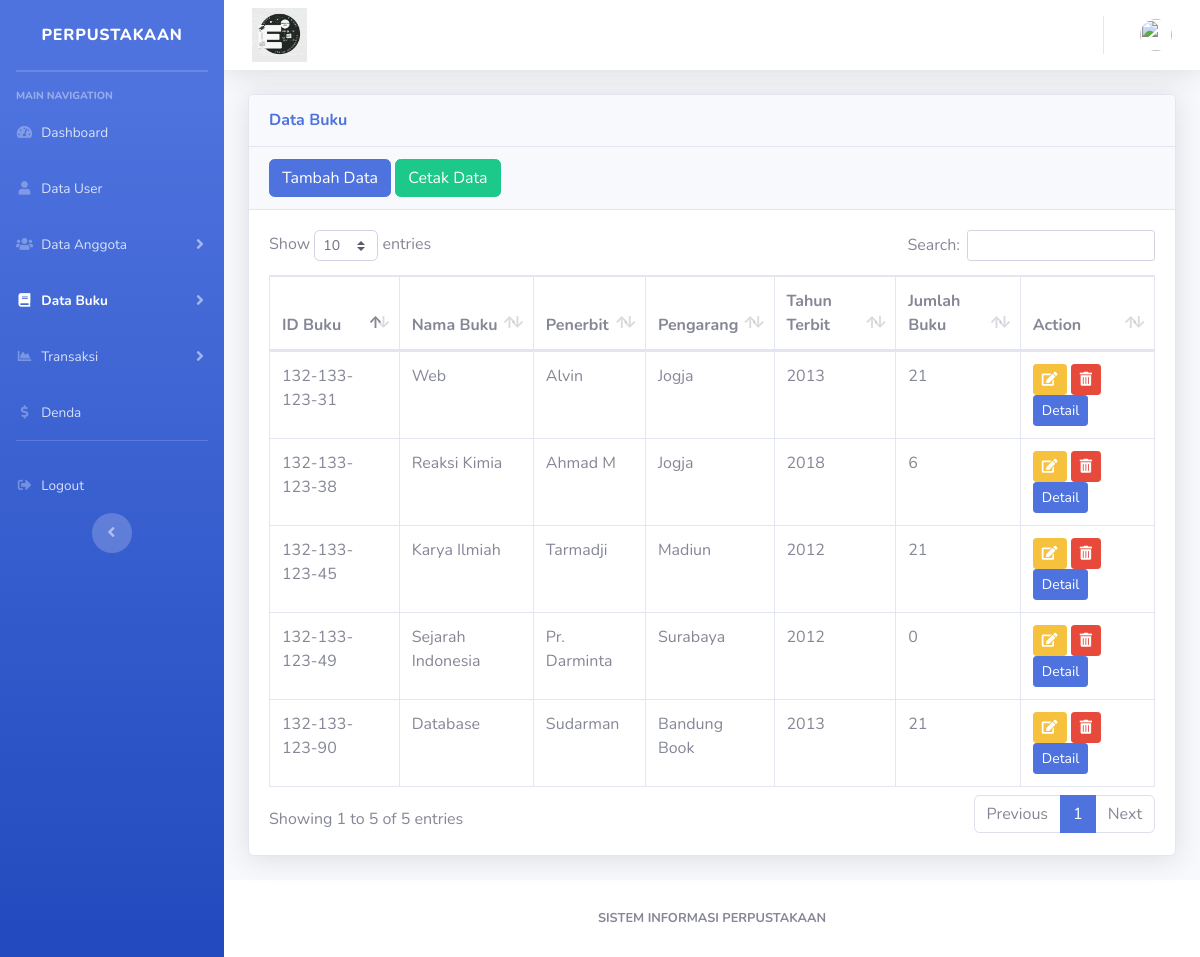
The app's page /tbl_buku.php with its own data.
### tables this page shows
CREATE TABLE `buku` (
  `id_buku` varchar(100) NOT NULL,
  `id_kategori` varchar(100) NOT NULL,
  `id_rak` varchar(100) NOT NULL,
  `nama` varchar(100) NOT NULL,
  `penerbit` varchar(100) NOT NULL,
  `pengarang` varchar(100) NOT NULL,
  `tahun_terbit` varchar(100) NOT NULL,
  `stok_buku` int NOT NULL,
  `tanggal_masuk` date NOT NULL,
  `sampul` varchar(100) NOT NULL
);

### tbl_buku.php (the view, shortened to what this page needs)
<?php
require_once "include/koneksi.php";
?>
<!DOCTYPE html>
<html lang="en">
<head>
    <link href="vendor/fontawesome-free/css/all.min.css" rel="stylesheet" type="text/css">
    <link href="css/sb-admin-2.min.css" rel="stylesheet">
    <link href="vendor/datatables/dataTables.bootstrap4.min.css" rel="stylesheet">
</head>
<body id="page-top">
    <div id="wrapper">
        <ul class="navbar-nav bg-gradient-primary sidebar sidebar-dark accordion" id="accordionSidebar">
            <a class="sidebar-brand d-flex align-items-center justify-content-center" href="#">
                <div>Perpustakaan</div>
            </a>
            <hr class="sidebar-divider my-0">
            <hr class="sidebar-divider">
            <div class="sidebar-heading">
                MAIN NAVIGATION
            </div>
            <li class="nav-item">
                <a class="nav-link" href="index.php">
                    <i class="fas fa-fw fa-tachometer-alt"></i>
                    <span>Dashboard</span></a>
            </li>
            <li class="nav-item">
                <a class="nav-link" href="tbl_user.php">
                    <i class="fas fa-fw fa-user"></i>
                    <span>Data User</span></a>
            </li>
            <li class="nav-item">
                <a class="nav-link collapsed " href="#" data-toggle="collapse" data-target="#collapseTwo"
                    aria-expanded="true" aria-controls="collapseTwo">
                    <i class="fas fa-fw fa-users"></i>
                    <span>Data Anggota</span>
                </a>
            </li>
            <li class="nav-item active">
                <a class="nav-link collapsed" href="#" data-toggle="collapse" data-target="#collapseUtilities"
                    aria-expanded="true" aria-controls="collapseUtilities">
                    <i class="fas fa-fw fa-book"></i>
                    <span>Data Buku</span>
                </a>
            </li>
            <li class="nav-item">
                <a class="nav-link collapsed" href="#" data-toggle="collapse" data-target="#collapsePages"
                    aria-expanded="true" aria-controls="collapsePages">
                    <i class="fas fa-fw fa-chart-area"></i>
                    <span>Transaksi</span>
                </a>
            </li>
            <li class="nav-item">
                <a class="nav-link" href="tbl_denda.php">
                    <i class="fas fa-fw fa-dollar-sign"></i>
                    <span>Denda</span></a>
            </li>
            <hr class="sidebar-divider d-none d-md-block">
            <li class="nav-item">
                <a class="nav-link" href="logout.php">
                    <i class="fas fa-fw fa-sign-out-alt"></i>
                    <span>Logout</span></a>
            </li>
            <div class="text-center d-none d-md-inline">
                <button class="rounded-circle border-0" id="sidebarToggle"></button>
            </div>
        </ul>
        <div id="content-wrapper" class="d-flex flex-column">
            <div id="content">
                <nav class="navbar navbar-expand navbar-light bg-white topbar mb-4 static-top shadow">
                    <img class="col-md-1 profile-user-img img-responsive img-circle" src="img/Logo-Kelas-E.jpg">
                    <ul class="navbar-nav ml-auto">
                        <li class="nav-item dropdown no-arrow">
                            <a class="nav-link dropdown-toggle" href="#" id="userDropdown" role="button"
                                data-toggle="dropdown" aria-haspopup="true" aria-expanded="false">
                                <img class="img-profile rounded-circle" src="img/<?php echo $_SESSION['foto']; ?>">
                            </a>
                        </li>
                    </ul>
                </nav>
                <div class="container-fluid">
                    <div class="card shadow mb-4">
                        <div class="card-header py-3">
                            <h6 class="m-0 font-weight-bold text-primary">Data Buku</h6>
                        </div>
                        <div class="card-header with-border">
                            <a href="tambah_buku.php"><button class="btn btn-primary">Tambah Data</button></a>
                            <a href="cetak_buku.php"><button class="btn btn-success">Cetak Data</button></a>
                        </div>
                        <div class="card-body">
                            <div class="table-responsive">
                                <table class="table table-bordered" id="dataTable" width="100%" cellspacing="0">
                                    <thead>
                                        <tr>
                                            <th>ID Buku</th>
                                            <th>Nama Buku</th>
                                            <th>Penerbit</th>
                                            <th>Pengarang</th>
                                            <th>Tahun Terbit</th>
                                            <th>Jumlah Buku</th>
                                            <th>Action</th>
                                        </tr>
                                    </thead>
                                    <tbody>
                                        <?php
                                        $sql = "SELECT * FROM buku ORDER BY id_buku DESC";
                                        $result = mysqli_query($koneksi, $sql);
                                        while ($row = mysqli_fetch_assoc($result)) { ?>
                                        <tr>
                                            <td><?php echo $row['id_buku']; ?></td>
                                            <td><?php echo $row['nama']; ?></td>
                                            <td><?php echo $row['penerbit']; ?></td>
                                            <td><?php echo $row['pengarang']; ?></td>
                                            <td><?php echo $row['tahun_terbit']; ?></td>
                                            <td><?php echo $row['stok_buku']; ?></td>
                                            <td>
                                                <a href="update_buku.php?id=<?php echo $row['id_buku']; ?>"
                                                    class="btn btn-sm btn-warning"><i class="fas fa-edit"></i></a>
                                                <a href="hapus_buku.php?id_buku=<?php echo $row['id_buku']; ?>"
                                                    class="btn btn-sm btn-danger"
                                                    onclick='return confirm("Yakin Hapus Data?")'><i
                                                        class="fas fa-trash-alt"></i></a>
                                                <a href="detail_buku.php?id=<?php echo $row['id_buku']; ?>"
                                                    class="btn btn-sm btn-primary">Detail</a>
                                            </td>
                                        </tr>
                                        <?php } ?>
                                    </tbody>
                                </table>
                            </div>
                        </div>
                    </div>
                </div>
            </div>
            <footer class="sticky-footer bg-white">
                <div class="container my-auto">
                    <div class="copyright text-center my-auto">
                        <span><b>SISTEM INFORMASI PERPUSTAKAAN</b></span>
                    </div>
                </div>
            </footer>
        </div>
    </div>
</body>
</html>

### records on screen
buku: id_buku "132-133-123-90", nama "Database", penerbit "Sudarman", pengarang "Bandung Book", tahun_terbit "2013", stok_buku "21"
buku: id_buku "132-133-123-49", nama "Sejarah Indonesia", penerbit "Pr. Darminta", pengarang "Surabaya", tahun_terbit "2012", stok_buku "0"
buku: id_buku "132-133-123-45", nama "Karya Ilmiah", penerbit "Tarmadji", pengarang "Madiun", tahun_terbit "2012", stok_buku "21"
buku: id_buku "132-133-123-38", nama "Reaksi Kimia", penerbit "Ahmad M", pengarang "Jogja", tahun_terbit "2018", stok_buku "6"
buku: id_buku "132-133-123-31", nama "Web", penerbit "Alvin", pengarang "Jogja", tahun_terbit "2013", stok_buku "21"
